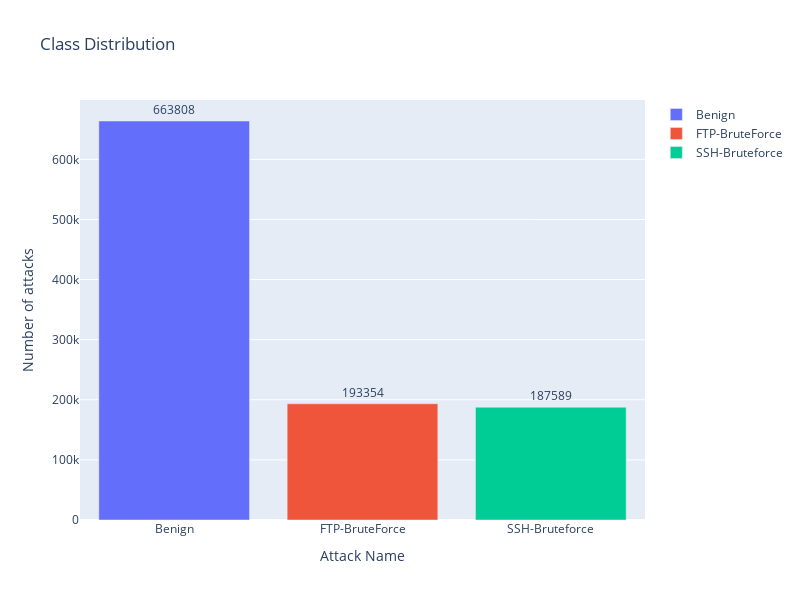

The notebook cell this image was saved under:
### Code cell
from plotly.offline import init_notebook_mode, iplot, plot
import plotly as py
import plotly.express as px
init_notebook_mode(connected=True)
import plotly.graph_objs as go

fig = go.Figure(data=[
    go.Bar(name='Benign', 
           y=df["Label"].value_counts().values[0:1],
           x=['Benign'],
           text = df["Label"].value_counts()[0:1],
           orientation='v',
           textposition='outside',),
    go.Bar(name='FTP-BruteForce', 
           y=df["Label"].value_counts().values[1:2],
           x=['FTP-BruteForce'],
           text = df["Label"].value_counts()[1:2],
           orientation='v',
           textposition='outside',),
    go.Bar(name='SSH-Bruteforce', 
           y=df["Label"].value_counts().values[2:],
           x=['SSH-Bruteforce'],
           text = df["Label"].value_counts()[2:],
           orientation='v',
           textposition='outside',)
])
# Change the bar mode
fig.update_layout(
                  width=800,
                  height=600,
                  title=f'Class Distribution',
                  yaxis_title='Number of attacks',
                  xaxis_title='Attack Name',)
iplot(fig)

### Figure 1 — Plotly figure (JSON) as saved in the notebook; plotly's stock layout.template omitted (floating-point values rounded to 4 significant figures)
{"data": [{"name": "Benign", "orientation": "v", "text": [663808], "textposition": "outside", "x": ["Benign"], "y": [663808], "type": "bar"}, {"name": "FTP-BruteForce", "orientation": "v", "text": [193354], "textposition": "outside", "x": ["FTP-BruteForce"], "y": [193354], "type": "bar"}, {"name": "SSH-Bruteforce", "orientation": "v", "text": [187589], "textposition": "outside", "x": ["SSH-Bruteforce"], "y": [187589], "type": "bar"}], "layout": {"height": 600, "title": {"text": "Class Distribution"}, "width": 800, "xaxis": {"title": {"text": "Attack Name"}}, "yaxis": {"title": {"text": "Number of attacks"}}}}
